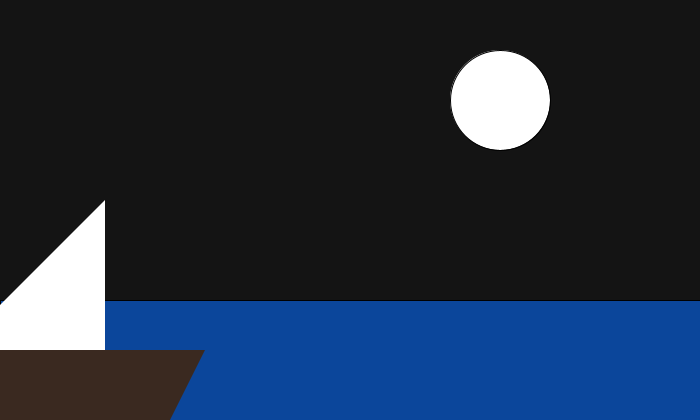
Frame 1 (no input)
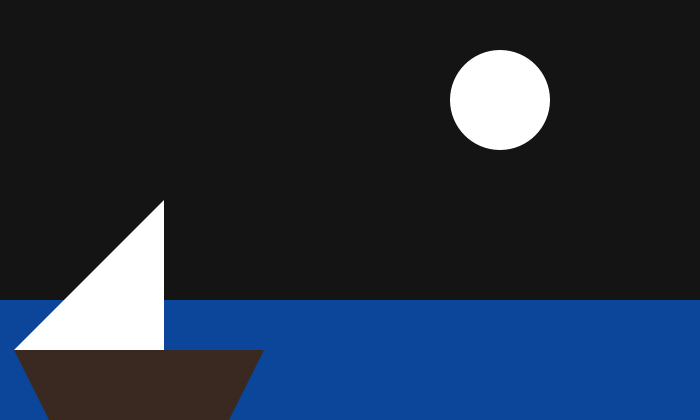
Frame 60 (the mouse pressed at the canvas centre just before this capture)
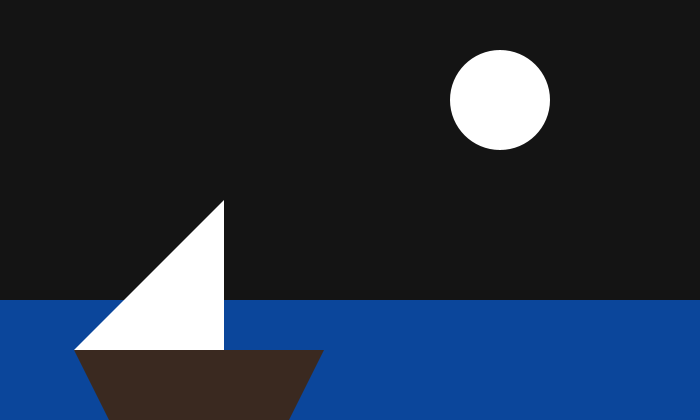
Frame 120 (the mouse held since frame 60 and released just before this capture)

The Processing sketch that drew these frames (run headless with seeded random() and noise(); from frame 60 on, the mouse is pressed at the canvas centre):

// Processing sketch: processing_50888
// ── processing_50888.pde

int barcoX;
 
void setup(){
  size(700,420);
  barcoX=5;
   
}
 
void draw(){

  background(20);
  fill(255);
  ellipse(500,100, 100, 100);
   fill(11,70,155);
    rect(0,300,800,650);
    noStroke();
     smooth();
      fill(255);
      triangle(barcoX-50,350,barcoX+100,200,barcoX+100,400);

      fill(58,41,32);
       quad(barcoX,450,barcoX-50,350,barcoX+200,350,barcoX+150,450);
       
  
  barcoX=barcoX+1;
      
}
    
